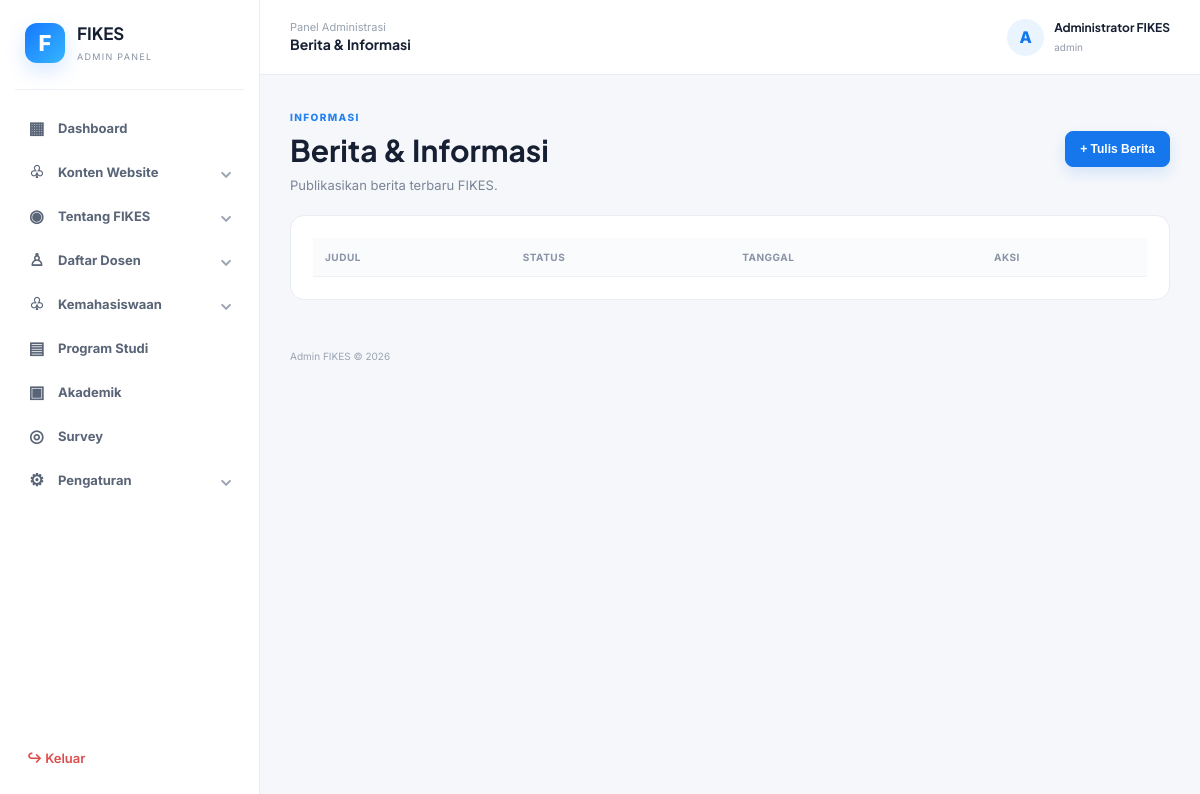
Before: /admin/modules/informasi/berita.php (signed in) with the older database file.
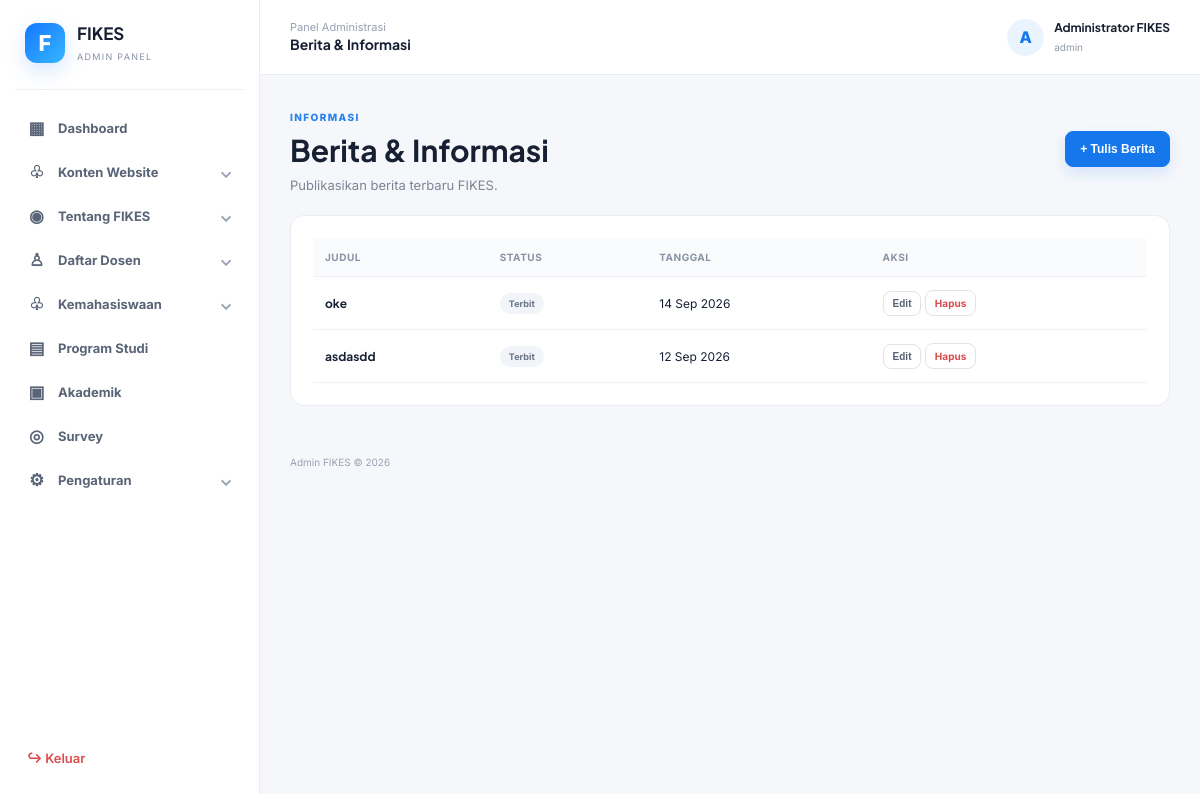
After: the same page with the newer database file.
### tables this page shows
CREATE TABLE `berita` (
  `id` int(11) NOT NULL,
  `judul` varchar(255) NOT NULL,
  `slug` varchar(255) NOT NULL,
  `kategori` varchar(100) NOT NULL DEFAULT 'Berita',
  `ringkasan` text DEFAULT NULL,
  `isi` longtext NOT NULL,
  `gambar` varchar(255) DEFAULT NULL,
  `penulis` varchar(150) DEFAULT NULL,
  `tanggal_terbit` datetime NOT NULL DEFAULT current_timestamp(),
  `status` enum('draft','terbit') NOT NULL DEFAULT 'draft',
  `created_at` timestamp NOT NULL DEFAULT current_timestamp(),
  `updated_at` timestamp NOT NULL DEFAULT current_timestamp() ON UPDATE current_timestamp()
);

### admin/config/auth.php (called while the page is built, shortened)
<?php
function e($value)
{
  return htmlspecialchars($value ?? '', ENT_QUOTES, 'UTF-8');
}

### admin/modules/informasi/berita.php (the view, shortened to what this page needs)
<?php $page_title = 'Berita & Informasi';
require_once __DIR__ . '/../../config/auth.php';
$data = $pdo->query("SELECT * FROM berita ORDER BY created_at DESC")->fetchAll();
require __DIR__ . '/../../includes/header.php'; ?>
<div class="page-head">
  <div><span class="eyebrow">INFORMASI</span>
    <h1>Berita & Informasi</h1>
    <p>Publikasikan berita terbaru FIKES.</p>
  </div><button class="btn primary" onclick="openModal()">+ Tulis Berita</button>
</div>
<div class="panel table-panel">
  <div class="table-wrap">
    <table>
      <thead>
        <tr>
          <th>Judul</th>
          <th>Status</th>
          <th>Tanggal</th>
          <th>Aksi</th>
        </tr>
      </thead>
      <tbody><?php foreach ($data as $d): ?><tr>
            <td><strong><?= e($d['judul']) ?></strong></td>
            <td><span class="badge"><?= e($d['status']) ?></span></td>
            <td><?= date('d M Y', strtotime($d['created_at'])) ?></td>
            <td><button class="btn small" onclick='editItem(<?= json_encode($d) ?>)'>Edit</button> <a class="btn small danger-text" href="?hapus=<?= $d['id'] ?>" onclick="return confirm('Hapus berita?')">Hapus</a></td>
          </tr><?php endforeach; ?></tbody>
    </table>
  </div>
</div>
<?php require __DIR__ . '/../../includes/footer.php'; ?>

Changed rows visible on the page:
added berita: judul "oke", status "Terbit", created_at "14 Sep 2026"
added berita: judul "asdasdd", status "Terbit", created_at "12 Sep 2026"
